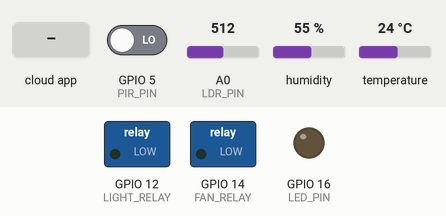
This sketch was run on a simulated ESP8266 (NodeMCU). Parts: switched loads named in the sketch (green lamp = pin HIGH), output pins drawn as LEDs (lit = HIGH). The inputs (shaded band) are chosen by the test bench; at power-on: GPIO 5 (PIR_PIN) LOW, temperature 24 °C, A0 (LDR_PIN) = 512, humidity 55 %. WiFi joins after 1.5 s; servers stay silent unless stated; the Firebase database answers and starts empty; what the sketch prints to the serial monitor is not drawn.

Above: at 2.7 s.
2.8 s: GPIO 5 (PIR_PIN) driven HIGH
At 7.0 s:
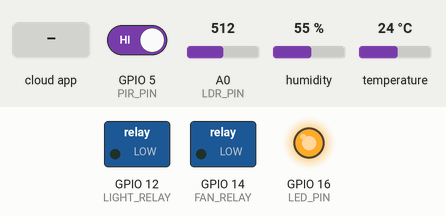
7.3 s: the phone or cloud app sets light to 1
At 11.8 s:
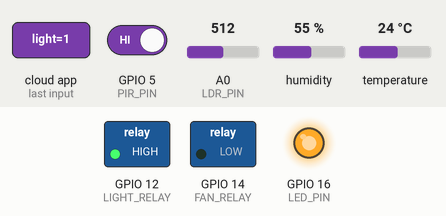
13.0 s: the phone or cloud app sets fan to 1
At 16.4 s:
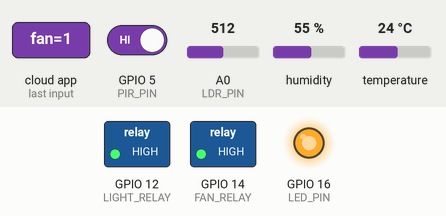
17.3 s: the phone or cloud app sets autoMode to 1
At 20.9 s:
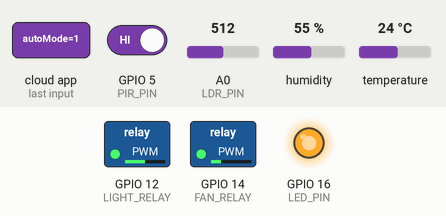
21.6 s: temperature set to 21 °C
25.7 s: temperature set to 18 °C
At 30.0 s:
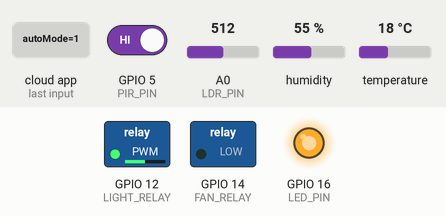
Timing chart, 0 to 31.3 s (numbered marks = the images above; inputs shaded):
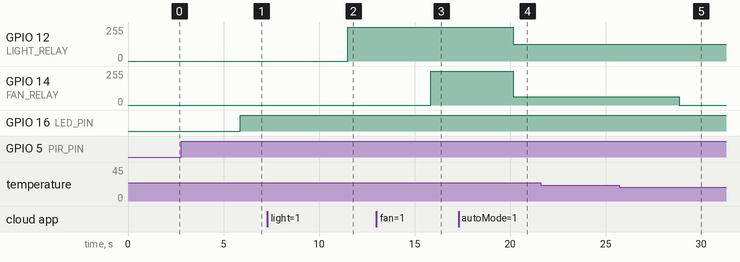

The sketch:

sketch_jun15a.ino
```cpp
#include <ESP8266WiFi.h>
#include <FirebaseESP8266.h>
#include <DHT.h>

// Wi-Fi Credentials
#define WIFI_SSID "hostspotname"
#define WIFI_PASSWORD "hotspotPassword"

// Firebase Credentials
#define API_KEY "add your api code"
#define DATABASE_URL "firebase link"

// Firebase Authentication
#define USER_EMAIL "firebase mail id"
#define USER_PASSWORD "password"

// Pin Definitions
#define DHT_PIN 4       //D2 (GPIO4)
#define DHT_TYPE DHT11
#define LDR_PIN A0      //A0 (Analog Input)
#define PIR_PIN 5       //D1 (GPIO5)
#define LED_PIN 16      //D0 (GPIO16)
#define LIGHT_RELAY 12  //D6 (GPIO12)
#define FAN_RELAY 14    //D5 (GPIO14)
#define ACS712_PIN A0

// Firebase Objects
FirebaseData fbdo;
FirebaseAuth auth;
FirebaseConfig config;
DHT dht(DHT_PIN, DHT_TYPE);

void connectWiFi() {
    Serial.print("Connecting to Wi-Fi");
    WiFi.begin(WIFI_SSID, WIFI_PASSWORD);
    int retryCount = 0;
    while (WiFi.status() != WL_CONNECTED && retryCount < 20) {
        Serial.print(".");
        delay(500);
        retryCount++;
    }
    if (WiFi.status() == WL_CONNECTED) {
        Serial.println("\nWi-Fi Connected!");
    } else {
        Serial.println("\nFailed to connect to Wi-Fi!");
    }
}

void setup() {
    Serial.begin(115200);
    pinMode(LDR_PIN, INPUT);
    pinMode(PIR_PIN, INPUT);
    pinMode(LED_PIN, OUTPUT);
    pinMode(LIGHT_RELAY, OUTPUT);
    pinMode(FAN_RELAY, OUTPUT);

    dht.begin();
    connectWiFi();

    // Firebase Configuration
    config.api_key = API_KEY;
    config.database_url = DATABASE_URL;
    auth.user.email = USER_EMAIL;
    auth.user.password = USER_PASSWORD;

    Firebase.begin(&config, &auth);
    Firebase.reconnectWiFi(true);

    Serial.println("Firebase Initialized!");
}

void updateFirebaseData(const char* path, float value) {
    if (!isnan(value)) {
        if (Firebase.setFloat(fbdo, path, value)) {
            Serial.print(path);
            Serial.println(" updated successfully!");
        } else {
            Serial.print("Failed to update ");
            Serial.print(path);
            Serial.println(": " + fbdo.errorReason());
        }
    } else {
        Serial.print("Skipping NaN value for ");
        Serial.println(path);
    }
}

float readCurrent() {
    int sensorValue = analogRead(A0);
    float voltage = (sensorValue / 1023.0) * 3.3;  // Convert ADC value to voltage (assuming 3.3V)
    float current = (voltage - 2.5) / 0.185;       // ACS712-5A formula (185mV per A)
    return current;
}

int readLDR() {
    return analogRead(A0);
}

void loop() {
    if (WiFi.status() != WL_CONNECTED) {
        connectWiFi();
    }

    if (Firebase.ready()) {
        int ldrValue = analogRead(LDR_PIN);
        int pirState = digitalRead(PIR_PIN);
        float temperature = dht.readTemperature();
        float humidity = dht.readHumidity();

        Serial.println("\n--- Sensor Readings ---");
        Serial.print("Temp (C): ");
        Serial.println(temperature);
        Serial.print("Humidity (%): ");
        Serial.println(humidity);
        Serial.print("LDR Value: ");
        Serial.println(ldrValue);
        Serial.print("PIR State: ");

        if (pirState == HIGH) {
            Serial.println("Motion Detected!");
            digitalWrite(LED_PIN, HIGH);
        } else {
            Serial.println("No Motion");
            digitalWrite(LED_PIN, LOW);
        }

        // Upload sensor data
        updateFirebaseData("/classrooms/2021/IT/classroom101/devices/sensors/temperature", temperature);
        updateFirebaseData("/classrooms/2021/IT/classroom101/devices/sensors/moisture", humidity);
        updateFirebaseData("/classrooms/2021/IT/classroom101/devices/sensors/light", ldrValue);
        delay(100);
        float current = readCurrent();
        Serial.print("Current Consumption (A): ");
        Serial.println(current);
        updateFirebaseData("/classrooms/2021/IT/classroom101/devices/sensors/energyflow", current);

        if (Firebase.setBool(fbdo, "/classrooms/2021/IT/classroom101/devices/sensors/motion", pirState)) {
            Serial.println("Motion data sent!");
        } else {
            Serial.println("Failed to send motion data: " + fbdo.errorReason());
        }

        // Get control values from Firebase
        bool autoMode = false, lightState = false, fanState = false;

        if (Firebase.getBool(fbdo, "/classrooms/2021/IT/classroom101/devices/autoMode")) {
            autoMode = fbdo.boolData();
            Serial.print("Auto mode: ");
            Serial.println(autoMode);
        } else {
            Serial.println("Failed to get autoMode: " + fbdo.errorReason());
        }

        if (Firebase.getBool(fbdo, "/classrooms/2021/IT/classroom101/devices/light")) {
            lightState = fbdo.boolData();
            Serial.print("lightVal: ");
            Serial.println(lightState);
        } else {
            Serial.println("Failed to get light state: " + fbdo.errorReason());
        }

        if (Firebase.getBool(fbdo, "/classrooms/2021/IT/classroom101/devices/fan")) {
            fanState = fbdo.boolData();
            Serial.print("fanVal: ");
            Serial.println(fanState);
        } else {
            Serial.println("Failed to get fan state: " + fbdo.errorReason());
        }

        // Control devices
      if (!autoMode) {
          if (lightState) {
          analogWrite(LIGHT_RELAY, 1023);  // Ensure MAX brightness
          Serial.println("✅ LED Turned ON");
        } else {
          analogWrite(LIGHT_RELAY, 0);     // Turn OFF LED
          Serial.println("❌ LED Turned OFF");    }
      }else {
          if (pirState == HIGH) {
            //Serial.print("LDR Value: ");
            //Serial.println(ldrValue);
            int brightness = map(ldrValue, 0, 1023, 0, 1023);
            int fanSpeed = (temperature >= 30.0) ? 1023 : (temperature >= 25.0) ? 512 : (temperature >= 20.0) ? 256 : 0;
            //Serial.print("Calculated Brightness: ");
            //Serial.println(brightness);

            analogWrite(LIGHT_RELAY, brightness);
            analogWrite(FAN_RELAY, fanSpeed);
          } else {
            analogWrite(LIGHT_RELAY, 0);
            analogWrite(FAN_RELAY, 0);
          }
    }
      if (!autoMode) {
        if (fanState) {
          analogWrite(FAN_RELAY, 1023);  // Ensure MAX speed
          Serial.println("✅ FAN Turned ON");
        } else {
        analogWrite(FAN_RELAY, 0);     // Turn OFF FAN
        Serial.println("❌ FAN Turned OFF");    }
    }

     } else {
        Serial.println("Firebase not ready...");
        }

    delay(3000);
}
```

Measured:
- the behaviour switches between 20 and 19 °C on temperature (found by bisection; images 4 and 5)
- after the input at 2.8 s, GPIO 16 (LED_PIN): LOW → HIGH after 3.1 s
- after the input at 7.3 s, GPIO 12 (LIGHT_RELAY): 0/255 → 255/255 after 4.2 s
- after the input at 13.0 s, GPIO 14 (FAN_RELAY): 0/255 → 255/255 after 2.8 s
- after the input at 17.3 s, GPIO 12 (LIGHT_RELAY): 255/255 → 127/255 after 2.9 s; GPIO 14 (FAN_RELAY): 255/255 → 63/255 after 2.9 s
- after the input at 21.6 s, every drawn part: stays the same
- after the input at 25.7 s, GPIO 14 (FAN_RELAY): 63/255 → 0/255 after 3.1 s
